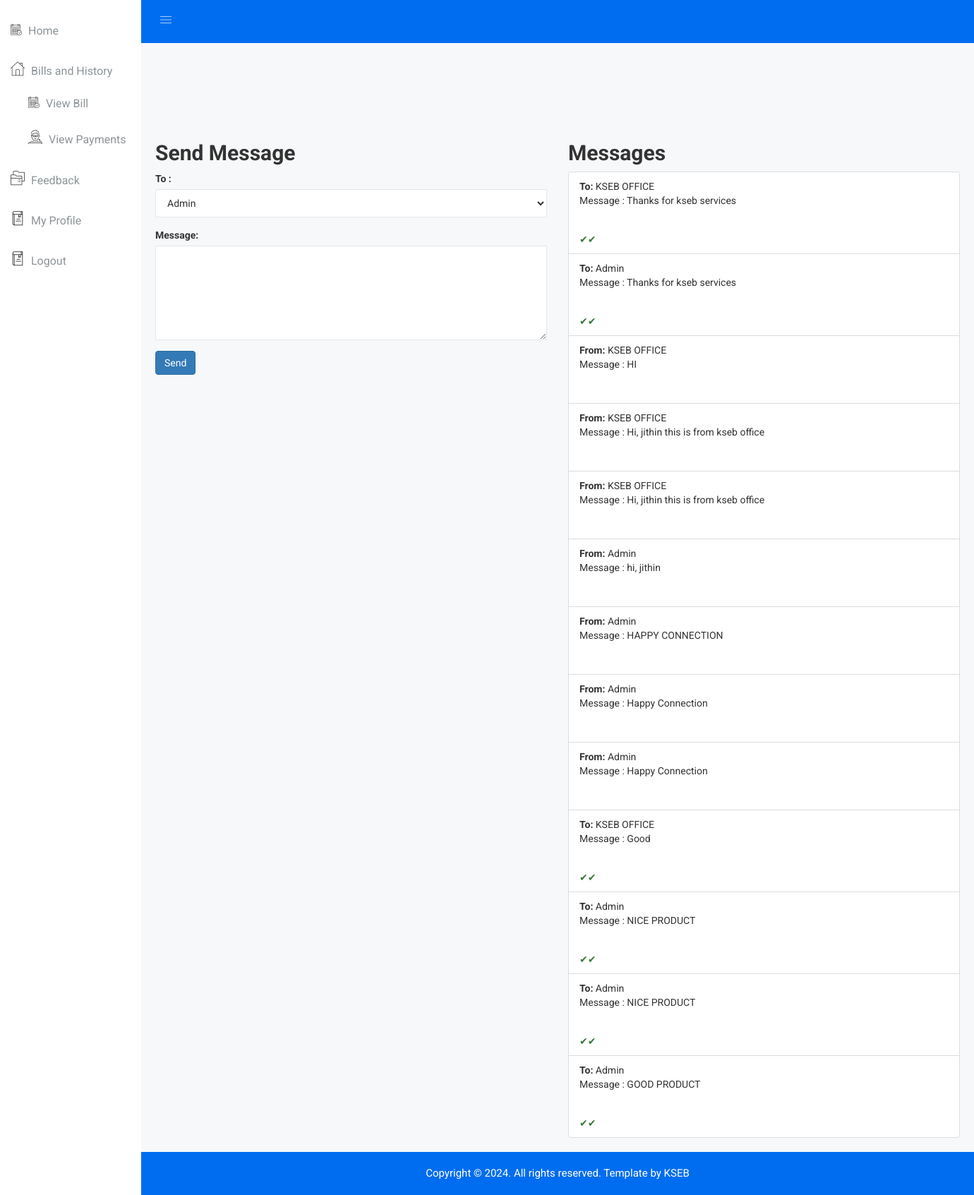
The app's page /User/feedback (signed in) with its own data.
### Admin/models.py (models this page shows)
class Feedback(models.Model):
    user=models.ForeignKey(ElectricityConsumer,on_delete=models.CASCADE)
    authority=models.IntegerField()###  Admin --> 1 or office -->2
    msg=models.CharField(max_length=250)
    view_sts=models.IntegerField() #### opposite side viewed or not
    direction=models.IntegerField() ### admin or office --> user stats is 1 and user --> admin or office sts is 2

### User/views.py (the view, shortened to what this page needs)
# urls.py: path('feedback', views.feedback, name='feedback'),
def feedback(request):
    user_id = request.session['id']
    user_id=ElectricityConsumer.objects.get(id=user_id)
    received_messages = Feedback.objects.filter(user=user_id,direction=1)
    received_messages.update(view_sts=1)
    received_messages = Feedback.objects.filter(user=user_id).order_by('-id')
    return render(request,"User/feedback.html",{"data":received_messages})

### templates/User/feedback.html (shortened to what this page needs)
{% extends "User/index.html" %}
{% block content %}
<div class="container mt-5">
    <div class="row">
        <div class="col-md-6">
            <h2>Send Message</h2>
            <form action="{% url 'User:feedback' %}" method="POST">
                <div class="form-group">
                    <label for="user">To :</label>
                    <select class="form-control" id="user" name="user">
                        <option value="1">Admin</option>
                    </select>
                </div>
                <div class="form-group">
                    <label for="msg">Message:</label>
                    <textarea class="form-control" id="msg" name="msg" rows="3"></textarea>
                </div>
                <button type="submit" class="btn btn-primary">Send</button>
            </form>
        </div>
        <div class="col-md-6">
            <h2> Messages</h2>
            <ul class="list-group">
                {% for i in data %}
                <li class="list-group-item">
                    {% if i.direction == 1 %}
                    <strong>From:</strong> {% if i.authority == 1 %}
                    Admin
                    {% else %}
                    KSEB OFFICE
                {% endif %}
                    {% else %}
                    <strong>To:</strong> {% if i.authority == 1 %}
                        Admin
                        {% else %}
                        KSEB OFFICE
                    {% endif %}
                    {% endif %}
                    <p>Message : {{ i.msg }} </p>
                    <br>
                    {% if i.direction == 2 %}
                    {% if i.view_sts %}
                    <span class="text-success">&#10004;&#10004;</span>
                    {% else %}
                    <span class="text-muted">&#10004;</span>
                    {% endif %}
                    {% endif %}
                </li>
            {% endfor %}
            </ul>
        </div>
    </div>
</div>
{% endblock %}

### static/css/main.css (style rules this page uses)
html { color: #222; font-size: 1em; line-height: 1.4; }
textarea { resize: vertical; }

### records on screen
Feedback: shows "To:", direction "KSEB OFFICE", msg "Thanks for kseb services"
Feedback: shows "To:", direction "Admin", msg "Thanks for kseb services"
Feedback: shows "From:", direction "KSEB OFFICE", msg "HI"
Feedback: shows "From:", direction "KSEB OFFICE", msg "Hi, jithin this is from kseb office"
Feedback: shows "From:", direction "KSEB OFFICE", msg "Hi, jithin this is from kseb office"
Feedback: shows "From:", direction "Admin", msg "hi, jithin"
Feedback: shows "From:", direction "Admin", msg "HAPPY CONNECTION"
Feedback: shows "From:", direction "Admin", msg "Happy Connection"
Feedback: shows "From:", direction "Admin", msg "Happy Connection"
Feedback: shows "To:", direction "KSEB OFFICE", msg "Good"
Feedback: shows "To:", direction "Admin", msg "NICE PRODUCT"
Feedback: shows "To:", direction "Admin", msg "NICE PRODUCT"
Feedback: shows "To:", direction "Admin", msg "GOOD PRODUCT"
